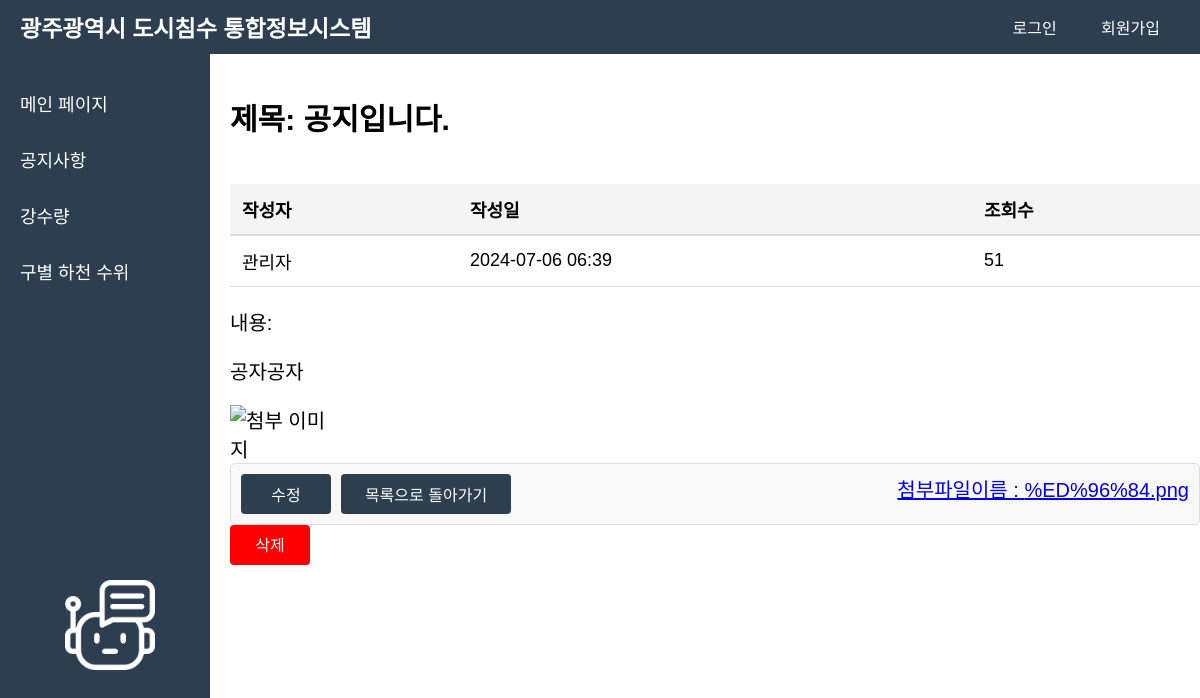
The app's page /board/post/5/ with its own data.
### board/models.py (models this page shows, shortened)
class Post(models.Model):
    author = models.CharField(max_length=100)
    created_at = models.DateTimeField(default=timezone.now)
    title = models.CharField(max_length=200)
    content = models.TextField()
    file = models.FileField(upload_to='uploads/', null=True, blank=True)
    updated_at = models.DateTimeField(auto_now=True)
    views = models.PositiveIntegerField(default=0)
    status = models.CharField(
        max_length=10,
        choices=(
            ('draft', 'Draft'),
            ('published', 'Published'),
            ('deleted', 'Deleted'),
        ),
        default='draft'
    )

### board/views.py (the view)
# urls.py: path('post/<int:pk>/', views.post_detail, name='post_detail'),
def post_detail(request, pk):
    post = get_object_or_404(Post, pk=pk)
    post.views += 1
    post.save()
    file_url = post.file.url if post.file else None
    file_type = guess_type(file_url)[0] if file_url else None
    is_image = file_type and file_type.startswith('image')
    if is_image or file_url:
        file_name = os.path.basename(file_url)
    else:
        file_name = None
    return render(request, 'board/post_detail.html', {
        'post': post,
        'is_image': is_image,
        'file_url': file_url,
        'file_name': file_name
    })

### templates/board/post_detail.html (shortened to what this page needs)
{% extends 'main/navbar.html' %}
{% block content %}
<div class="notice">
    <h2>제목: {{ post.title }}</h2>
    <table class="notice2">
        <thead class="notice3">
            <tr>
                <th scope="col">작성자</th>
                <th scope="col">작성일</th>
                <th scope="col">조회수</th>
            </tr>
        </thead>
        <tbody>
            <tr>
                <td>{{ post.author }}</td>
                <td>{{ post.created_at|date:"Y-m-d H:i" }}</td>
                <td>{{ post.views }}</td>
            </tr>
        </tbody>
    </table>
    <div class="post-content">내용: {{ post.content|linebreaks }}</div>
    {% if is_image %}
        <img src="{% url 'download_file' post.pk %}" alt="첨부 이미지" style="width: 10%; height: auto;">
    {% endif %}
    {% if file_url %}
        <div class="mt-4">
            <div class="button-container">
                <div class='button-left'>
                    <a href="{% url 'post_edit' pk=post.pk %}" class="btn btn-secondary">수정</a>
                    <a href="{% url 'post_list' %}" class="btn btn-list">목록으로 돌아가기</a>
                </div>
                <div class='button-right'>
                    <a href="{% url 'download_file' pk=post.pk %}">첨부파일이름 : {{ file_name }}</a>
                </div>
            </div>
        </div>
    {% endif %}
    <div class='button-right'>
        <form action="{% url 'post_delete' pk=post.pk %}" method="post" style="display: inline;">
            <button type="submit" class="btn btn-danger" onclick="return confirm('정말 삭제하시겠습니까?')">삭제</button>
        </form>
    </div>
</div>
{% endblock %}

### main/static/css/style.css (style rules this page uses)
body { font-family: Arial, sans-serif; margin: 0; padding: 0; box-sizing: border-box; display: flex; flex-direction: column; min-height: 100vh; }
.notice { flex-grow: 1; display: flex; flex-direction: column; width: calc(100% - 20px); padding : 20px; font-size: 20px; }
table.notice2 { width: 100%; border-collapse: collapse; margin: 20px 0; font-size: 18px; text-align: left; }
thead.notice3 { background-color: #f4f4f4; }
thead.notice3 th { padding: 12px; border-bottom: 2px solid #dddddd; }
table, tbody, th, td { color: #000000 !important; }
tbody tr { border-bottom: 1px solid #dddddd; }
tbody tr:nth-of-type(odd) { background-color: #ffffff; }
th, td { padding: 12px; }
th { font-weight: bold; }
.btn { background-color: #2c3e50; border: none; color: white; text-align: center; text-decoration: none; display: inline-block; font-size: 16px; border-radius: 4px; cursor: pointer; transition: background-color 0.3s ease; min-width: 70px; min-height: 30px; padding-top: 10px; }
.button-container { display: flex; gap: 10px; padding: 10px; border: 1px solid #ddd; border-radius: 5px; background-color: #f9f9f9; justify-content: space-between; }
.button-left { display: flex; padding-right: 15px; }
.button-left a { margin-right: 10px; }
.button-right { display: flex; }
.button-right form { margin: 0; }
.btn-secondary { display: flex; justify-content: center; align-items: center; background-color: #2c3e50; border: none; color: white; text-align: center; text-decoration: none; font-size: 16px; border-radius: 4px; cursor: pointer; transition: background-color 0.3s ease; min-height: 40px; min-width: 90px; padding-top: 0px; margin-right:5px; }
.btn-list { display: flex; justify-content: center; align-items: center; background-color: #2c3e50; border: none; color: white; text-align: center; text-decoration: none; font-size: 16px; border-radius: 4px; cursor: pointer; transition: background-color 0.3s ease; min-height: 40px; min-width: 170px; padding-top: 0px; }
.btn-danger { background-color: #ff0000; border: none; color: white; text-align: center; text-decoration: none; display: inline-block; font-size: 16px; border-radius: 4px; cursor: pointer; transition: background-color 0.3s ease; padding-top: 0px; min-height: 40px; min-width: 80px; }

### records on screen
Post: title "공지입니다.", author "관리자", created_at "2024-07-06 06:39", views "51", content "공자공자"

### other values on screen
{{ file_name }} "%ED%96%84.png"
